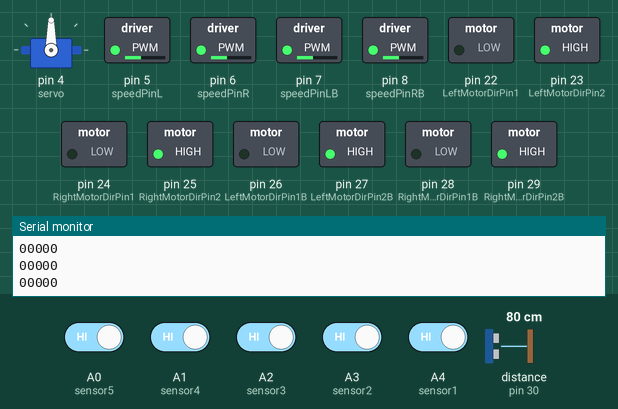
Recording of a sketch running on a simulated Arduino Mega 2560, built with avr-gcc and run on an emulated ATmega2560. Shown: servo, switched loads named in the sketch (green lamp = pin HIGH), the last lines printed to the serial monitor. Inputs (shaded band) come from the test bench; at power-on: A0 (sensor5), A1 (sensor4), A2 (sensor3), A3 (sensor2), A4 (sensor1) HIGH, distance to the obstacle (sensor on pin 30) 80 cm. The echo pulse lasts 58.3 µs per cm.

Above: at 1.2 s.
1.3 s: A0 (sensor5) driven LOW
At 1.8 s:
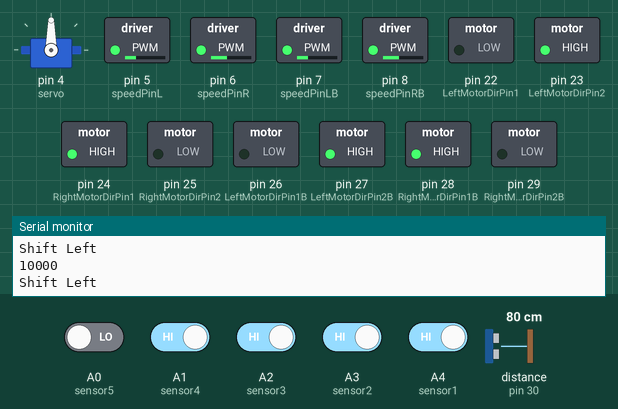
2.8 s: A2 (sensor3) driven LOW
At 3.2 s:
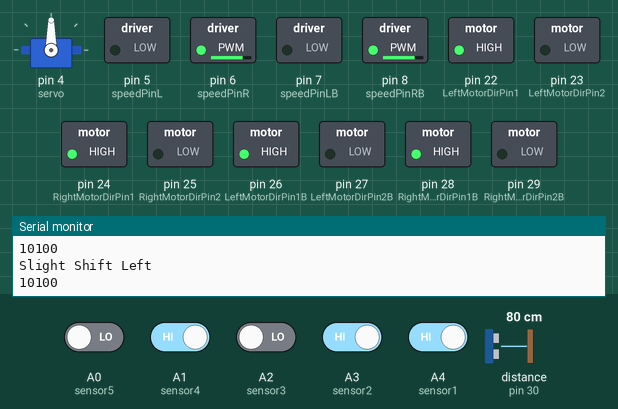
4.3 s: A3 (sensor2) driven LOW
At 4.7 s:
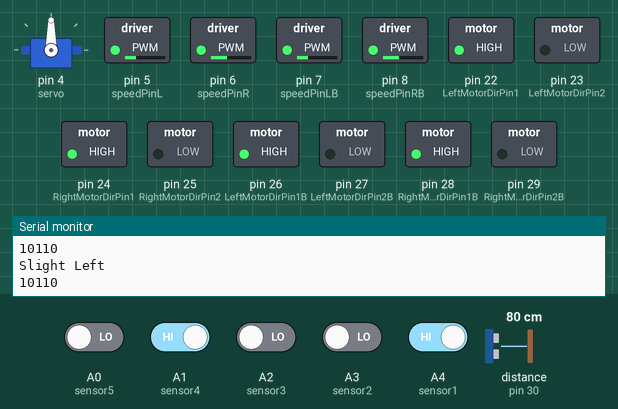
5.8 s: distance to the obstacle (sensor on pin 30) set to 43 cm
7.3 s: distance to the obstacle (sensor on pin 30) set to 36 cm
At 8.4 s:
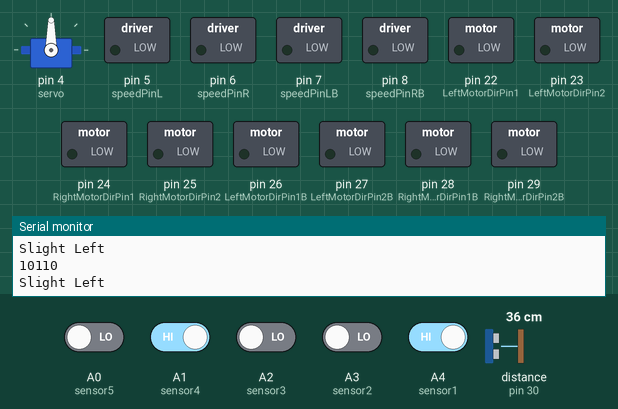
Timing chart, 0 to 9.8 s (numbered marks = the images above; inputs shaded):
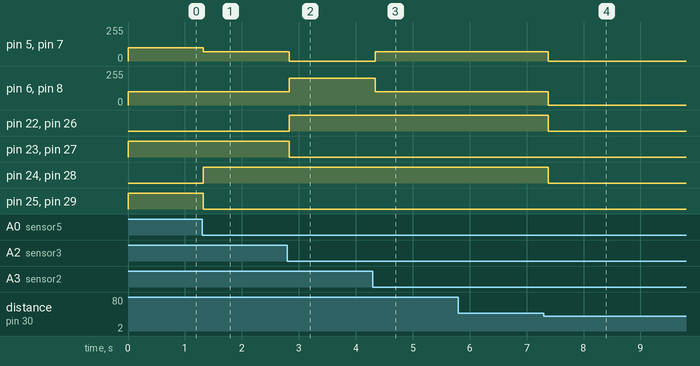

The sketch:

kisauto.ino
```cpp
// (licence header left out)
// if your car speed too fast or too slow or not moving, please adjust MID_SPEED,HIGH_SPEED,LOW_SPEED value in line 13,14,15,
//  these values control the current power of your car motors

// Ha a robot túl gyors, túl lassú, vagy nem mozdul meg,
// akkor itt lehet állítani a motorok sebességét 0-255 értéken
#define HIGH_SPEED 200 // Magas sebesség
#define MID_SPEED 100  // Közepes sebesség
#define LOW_SPEED 70   // Alacsony sebesség

// Késleltetési idők (ms)
#define LONG_DELAY_TIME 150
#define DELAY_TIME 150
#define SHORT_DELAY_TIME 150

// Elülső jobb motorvezérlés
#define speedPinR 6          // PWM kimenet jobb első motorra
#define RightMotorDirPin1 24 // Irányvezérlés IN1
#define RightMotorDirPin2 25 // Irányvezérlés IN2

// Elülső bal motorvezérlés
#define LeftMotorDirPin1 22 // IN3
#define LeftMotorDirPin2 23 // IN4
#define speedPinL 5       // PWM kimenet bal első motorra

// Hátsó jobb motorvezérlés
#define speedPinRB 8
#define RightMotorDirPin1B 28 // IN1 (hátsó jobb)
#define RightMotorDirPin2B 29 // IN2 (hátsó jobb)

// Hátsó bal motorvezérlés
#define LeftMotorDirPin1B 26 // IN3 (hátsó bal)
#define LeftMotorDirPin2B 27 // IN4 (hátsó bal)
#define speedPinLB 7        // PWM kimenet hátsó bal motorra

// 5 pontból álló vonalkövető szenzor definiálása (balról jobbra)
#define sensor1 A4 // Bal szélső
#define sensor2 A3 // Bal közép
#define sensor3 A2 // Középső
#define sensor4 A1 // Jobb közép
#define sensor5 A0 // Jobb szélső

#include <Servo.h> // Szervó vezérléséhez szükséges könyvtár
#include <NewPing.h>

Servo servo; // Szervó példány létrehozása

const int TrigPin = 31; // Ultrahangos szenzor trigger láb
const int EchoPin = 30; // Ultrahangos szenzor echo láb
const int pingInterval = 200;
int lastPing;
bool VanAkadaly = false;

NewPing sonar(TrigPin, EchoPin, 40);

int duration = 0; // A visszaverődő jel időtartama
int distance = 0; // Távolság centiméterben

/*motor vezérlés*/
// Elülső jobb kerék előre
void FR_fwd(int speed)
{
    digitalWrite(RightMotorDirPin1, HIGH);
    digitalWrite(RightMotorDirPin2, LOW);
    analogWrite(speedPinR, speed); // PWM jel a sebesség szabályozásához
}

// Elülső jobb kerék hátra
void FR_bck(int speed)
{
    digitalWrite(RightMotorDirPin1, LOW);
    digitalWrite(RightMotorDirPin2, HIGH);
    analogWrite(speedPinR, speed);
}

// Elülső bal kerék előre
void FL_fwd(int speed)
{
    digitalWrite(LeftMotorDirPin1, HIGH);
    digitalWrite(LeftMotorDirPin2, LOW);
    analogWrite(speedPinL, speed);
}

// Elülső bal kerék hátra
void FL_bck(int speed)
{
    digitalWrite(LeftMotorDirPin1, LOW);
    digitalWrite(LeftMotorDirPin2, HIGH);
    analogWrite(speedPinL, speed);
}

// Hátsó jobb kerék előre
void RR_fwd(int speed)
{
    digitalWrite(RightMotorDirPin1B, HIGH);
    digitalWrite(RightMotorDirPin2B, LOW);
    analogWrite(speedPinRB, speed);
}

// Hátsó jobb kerék hátra
void RR_bck(int speed)
{
    digitalWrite(RightMotorDirPin1B, LOW);
    digitalWrite(RightMotorDirPin2B, HIGH);
    analogWrite(speedPinRB, speed);
}

// Hátsó bal kerék előre
void RL_fwd(int speed)
{
    digitalWrite(LeftMotorDirPin1B, HIGH);
    digitalWrite(LeftMotorDirPin2B, LOW);
    analogWrite(speedPinLB, speed);
}

// Hátsó bal kerék hátra
void RL_bck(int speed)
{
    digitalWrite(LeftMotorDirPin1B, LOW);
    digitalWrite(LeftMotorDirPin2B, HIGH);
    analogWrite(speedPinLB, speed);
}

// Előrehaladás: bal és jobb oldal eltérő sebességgel
void forward(int speed_left, int speed_right)
{
    RL_fwd(speed_left);
    RR_fwd(speed_right);
    FR_fwd(speed_right);
    FL_fwd(speed_left);
}

// Hátramenet minden kerékkel
void reverse(int speed)
{
    RL_bck(speed);
    RR_bck(speed);
    FR_bck(speed);
    FL_bck(speed);
}

// Jobbra csúszás (right strafe)
void right_shift(int speed_fl_fwd, int speed_rl_bck, int speed_rr_fwd, int speed_fr_bck)
{
    FL_fwd(speed_fl_fwd);
    RL_bck(speed_rl_bck);
    RR_fwd(speed_rr_fwd);
    FR_bck(speed_fr_bck);
}

// Balra csúszás (left strafe)
void left_shift(int speed_fl_bck, int speed_rl_fwd, int speed_rr_bck, int speed_fr_fwd)
{
    FL_bck(speed_fl_bck);
    RL_fwd(speed_rl_fwd);
    RR_bck(speed_rr_bck);
    FR_fwd(speed_fr_fwd);
}

// Balra fordulás (statikus balra)
void left_turn(int speed)
{
    RL_bck(0);     // bal hátsó nem forog
    RR_fwd(speed); // jobb hátsó előre
    FR_fwd(speed); // jobb első előre
    FL_bck(0);     // bal első nem forog
}

// Jobbra fordulás (statikus jobbra)
void right(int speed)
{
    RL_fwd(speed);
    RR_bck(0);
    FR_bck(0);
    FL_fwd(speed);
}

// Balra fordulás másik variáns
void left(int speed)
{
    RL_fwd(0);
    RR_bck(speed);
    FR_bck(speed);
    FL_fwd(0);
}

// Jobbra hátramenet (íves mozgás)
void right_back(int speed)
{
    RL_bck(speed);
    RR_fwd(0);
    FR_fwd(0);
    FL_bck(speed);
}

// Éles jobbra fordulás (U-turn jobbra)
void sharpRightTurn(int speed_left, int speed_right)
{
    RL_fwd(speed_left);
    RR_bck(speed_right);
    FR_bck(speed_right);
    FL_fwd(speed_left);
}

// Éles balra fordulás (U-turn balra)
void sharpLeftTurn(int speed_left, int speed_right)
{
    RL_bck(speed_left);
    RR_fwd(speed_right);
    FR_fwd(speed_right);
    FL_bck(speed_left);
}

// A robot összes motorját leállítja
void stop_bot()
{
    // PWM-eket 0-ra állítjuk
    analogWrite(speedPinLB, 0);
    analogWrite(speedPinRB, 0);
    analogWrite(speedPinL, 0);
    analogWrite(speedPinR, 0);

    // Irányvezérlő lábakat LOW-ra állítjuk
    digitalWrite(RightMotorDirPin1B, LOW);
    digitalWrite(RightMotorDirPin2B, LOW);
    digitalWrite(LeftMotorDirPin1B, LOW);
    digitalWrite(LeftMotorDirPin2B, LOW);
    digitalWrite(RightMotorDirPin1, LOW);
    digitalWrite(RightMotorDirPin2, LOW);
    digitalWrite(LeftMotorDirPin1, LOW);
    digitalWrite(LeftMotorDirPin2, LOW);

    delay(150); // rövid szünet a megállás után
}

// Pins initialize
void init_GPIO()
{
    // Első jobb oldali motor – irányvezérlő lábak (K1 relé modulhoz)
    pinMode(RightMotorDirPin1, OUTPUT);
    pinMode(RightMotorDirPin2, OUTPUT);

    // Első bal oldali motor – sebességvezérlés (PWM jel a motorvezérlőhöz)
    pinMode(speedPinL, OUTPUT);

    // Első bal oldali motor – irányvezérlő lábak (K3 relé modulhoz)
    pinMode(LeftMotorDirPin1, OUTPUT);
    pinMode(LeftMotorDirPin2, OUTPUT);

    // Első jobb oldali motor – sebességvezérlés (PWM jel a motorvezérlőhöz)
    pinMode(speedPinR, OUTPUT);

    // Hátsó jobb oldali motor – irányvezérlő lábak (másik motorvezérlő modul K1)
    pinMode(RightMotorDirPin1B, OUTPUT);
    pinMode(RightMotorDirPin2B, OUTPUT);

    // Hátsó bal oldali motor – sebességvezérlés (PWM jel)
    pinMode(speedPinLB, OUTPUT);

    // Hátsó bal oldali motor – irányvezérlő lábak (K3 relé modul)
    pinMode(LeftMotorDirPin1B, OUTPUT);
    pinMode(LeftMotorDirPin2B, OUTPUT);

    // Hátsó jobb oldali motor – sebességvezérlés (PWM jel)
    pinMode(speedPinRB, OUTPUT);

    // IR vonalkövető szenzorok bemeneti üzemmódban
    pinMode(sensor1, INPUT); // Bal szélső szenzor
    pinMode(sensor2, INPUT); // Bal középső szenzor
    pinMode(sensor3, INPUT); // Középső szenzor
    pinMode(sensor4, INPUT); // Jobb középső szenzor
    pinMode(sensor5, INPUT); // Jobb szélső szenzor

    // Robot leállítása biztonsági okokból indulás előtt
    //stop_bot();
}

void init_ultras()
{
    pinMode(TrigPin, OUTPUT); // Trigger láb – jelet küld ki
    pinMode(EchoPin, INPUT);  // Echo láb – jelet fogad visszaverődés után
}

void init_servo()
{
    servo.attach(4); // A szervó motor jele a digitális D4 lábra van kötve
}

void setup()
{
    Serial.begin(9600); // soros port megnyitása a debughoz, 9600 baud sebességgel
    init_servo();       // szervó inicializálása (pl. távolságméréshez forgatható érzékelő)
    // init_ultras();      // ultrahangos szenzor (távolságmérés) inicializálása
    init_GPIO();        // motorvezérlő és szenzor lábak beállítása
}

void loop()
{
    // i_servo();    // szervó működtetése (jelenleg csak delay, de bővíthető)
    trigpin();
    tracking(); // vonalkövetés (fő logika)
}

void i_servo()
{
    delay(150); // jelenleg csak egy rövid késleltetés (lehet ide mozgatást, pásztázást tenni)
}

bool trigpin()
{
    if (millis() - lastPing >= pingInterval)
    {
        lastPing = millis();

        unsigned int distance = sonar.ping_cm();
        if (distance == 0)
        {
            VanAkadaly = false;
        }
        else
        {
            VanAkadaly = true;
        }
        return;
    }
}

void tracking()
{
    if (VanAkadaly)
    {
        stop_bot();
        return;
    }

    String senstr = "";

    // A szenzorok értékei (0: fekete vonal alatt, 1: fehér háttér)
    int s0 = !digitalRead(sensor5); // bal szél
    int s1 = !digitalRead(sensor4); // bal közép
    int s2 = !digitalRead(sensor3); // közép
    int s3 = !digitalRead(sensor2); // jobb közép
    int s4 = !digitalRead(sensor1); // jobb szél

    // 5 bites értékké alakítva (pl. 01010)
    int sensorvalue = 32; // 0b100000: biztonsági alapérték, 6 bitből csak az 5 utolsó kell
    sensorvalue += s0 * 16 + s1 * 8 + s2 * 4 + s3 * 2 + s4;
    senstr = String(sensorvalue, BIN); // binárisra konvertáljuk
    senstr = senstr.substring(1, 6);   // csak az 5 szenzor releváns bitjét vesszük

    Serial.println(senstr);

    // Serial.print(senstr);
    // Serial.print("\t");

    // Vonalkövetés: karakterlánc alapján döntés
    // - A szenzorok szerint hol van a vonal
    // - Balra vagy jobbra kell-e kormányozni

    // ********************************************************************
    // ********************************************************************
    // ********************************************************************
    // ********************************************************************
    // ********************************************************************

    if (senstr == "10000" || senstr == "01000" || senstr == "11000")
    {
        Serial.println("Shift Left");
        sharpLeftTurn(LOW_SPEED, MID_SPEED);
    }

    else if (senstr == "11100" || senstr == "10100")
    {
        Serial.println("Slight Shift Left");
        forward(0, HIGH_SPEED); // csak jobb oldal megy
    }

    else if (senstr == "01100" || senstr == "11110" || senstr == "10010" || senstr == "10110" || senstr == "11010")
    {
        Serial.println("Slight Left");
        forward(LOW_SPEED, MID_SPEED);
    }

    else if (senstr == "01110" || senstr == "01010" || senstr == "00100" || senstr == "10001" ||
        senstr == "10101" || senstr == "10011" || senstr == "11101" || senstr == "10111" ||
        senstr == "11011" || senstr == "11001")
    {
        Serial.println("Forward");
        forward(MID_SPEED, MID_SPEED);
    }

    else if (senstr == "00110" || senstr == "01111" || senstr == "01001" || senstr == "01011" || senstr == "01101")
    {
        Serial.println("Slight Right");
        forward(MID_SPEED, LOW_SPEED);
    }

    else if (senstr == "00111" || senstr == "00101")
    {
        Serial.println("Slight Shift to Right");
        forward(HIGH_SPEED, 0); // csak bal oldal megy
    }

    else if (senstr == "00001" || senstr == "00010" || senstr == "00011")
    {
        Serial.println("Shift to Right");
        sharpRightTurn(MID_SPEED, LOW_SPEED);
    }

    else if (senstr == "00000")
    {
        // nem lát vonalat – valószínűleg elvesztette a pályát
        reverse(MID_SPEED); // visszatolat
                            // delay(DELAY_TIME * 1.5);
                            // stop_bot();
    }

    if (senstr == "11111")
    {
        // valószínűleg kereszteződés vagy éles forduló
        Serial.println("Sharp Right U Turn");
        sharpRightTurn(MID_SPEED, MID_SPEED);
    }


    // delay(DELAY_TIME);
    // stop_bot();
}
```

CarController.cpp
```cpp
#include "CarController.h"
#include "Arduino.h"

CarController::CarController() :
  FrontRightSpeed(6),
  FrontRightMotor1(29),
  FrontRightMotor2(28),
  FrontLeftMotor1(26),
  FrontLeftMotor2(27),
  FrontLeftSpeed(5),
  RearRightSpeed(8),
  RearRightMotor1(33),
  RearRightMotor2(32),
  RearLeftMotor1(31),
  RearLeftMotor2(30),
  RearLeftSpeed(7),
  FrontUltrasonicEcho(40),
  FrontUltrasonicTrig(41),
  RearUltrasonicEcho(42),
  RearUltrasonicTrig(43),
  AvoidanceEcho(34),
  AvoidanceTrig(35),
  linearSpeed(100),
  angularSpeed(100),
  maxLinearSpeed(200),
  maxAngularSpeed(200),
  minLinearSpeed(30),
  minAngularSpeed(30),
  FarLeft(A0),
  Left(A1),
  Middle(A2),
  Right(A3),
  FarRight(A4),
  temp(20),
  factor(sqrt(1 + temp / 273.15) / 60.368)
  {}


void CarController::init_GPIO()
{
  pinMode(FrontUltrasonicEcho, INPUT);
  pinMode(FrontUltrasonicTrig, OUTPUT);
  pinMode(RearUltrasonicEcho, INPUT);
  pinMode(RearUltrasonicTrig, OUTPUT);
  pinMode(FrontRightMotor1, OUTPUT);
  pinMode(FrontRightMotor2, OUTPUT);
  pinMode(FrontRightSpeed, OUTPUT);
  pinMode(FrontLeftMotor1, OUTPUT);
  pinMode(FrontLeftMotor2, OUTPUT);
  pinMode(FrontLeftSpeed, OUTPUT);
  pinMode(RearRightMotor1, OUTPUT);
  pinMode(RearRightMotor2, OUTPUT);
  pinMode(RearRightSpeed, OUTPUT);
  pinMode(RearLeftMotor1, OUTPUT);
  pinMode(RearLeftMotor2, OUTPUT);
  pinMode(RearLeftSpeed, OUTPUT);

  pinMode(FarLeft, INPUT);
  pinMode(Left, INPUT);
  pinMode(Middle, INPUT);
  pinMode(Right, INPUT);
  pinMode(FarRight, INPUT);

}

void CarController::setOneMotor(int speedpin, int pin1, int pin2, float speed)
{
  if (speed == 0) { // Motor stop
    digitalWrite(pin1, LOW);
    digitalWrite(pin2, LOW);
    analogWrite(speedpin, speed);
  } else if (speed > 0) { // Motor turn forward
    digitalWrite(pin1, HIGH);
    digitalWrite(pin2, LOW);
    analogWrite(speedpin, speed);
  } else { // Motor turn backward
    digitalWrite(pin1, LOW);
    digitalWrite(pin2, HIGH);
    analogWrite(speedpin, -speed);
  }
}

void CarController::setEachMotorSpeed(float speed1, float speed2, float speed3, float speed4)
{
  setOneMotor(FrontRightSpeed, FrontRightMotor1, FrontRightMotor2, speed1); // Front-right wheel turn
  setOneMotor(FrontLeftSpeed, FrontLeftMotor1, FrontLeftMotor2, -speed2); // Front-left wheel turn
  setOneMotor(RearRightSpeed, RearRightMotor1, RearRightMotor2, speed3); // Rear-right wheel turn
  setOneMotor(RearLeftSpeed, RearLeftMotor1, RearLeftMotor2, speed4); // Rear-left wheel turn
}

void CarController::mecanumRun(float xSpeed, float ySpeed, float aSpeed)
{
  float speed1 = ySpeed - xSpeed + aSpeed;
  float speed2 = ySpeed + xSpeed - aSpeed;
  float speed3 = ySpeed - xSpeed - aSpeed;
  float speed4 = ySpeed + xSpeed + aSpeed;

  setEachMotorSpeed(speed1, speed2, speed3, speed4);
}

void CarController::LineSensor(){
  bool a1 = 200 > analogRead(FarLeft);
  bool a2 = 200 > analogRead(Left);
  bool a3 = 200 > analogRead(Middle);
  bool a4 = 200 > analogRead(Right);
  bool a5 = 200 > analogRead(FarRight);

}
```

CarController.h
```cpp
#ifndef CarController_h
#define CarController_h

class CarController {
  public:
    CarController();
    void init();
    int FarLeft;
    int Left;
    int Middle;
    int Right;
    int FarRight;

    int FrontRightSpeed;
    int FrontRightMotor1;
    int FrontRightMotor2;
    int FrontLeftMotor1;
    int FrontLeftMotor2;
    int FrontLeftSpeed;
    int ServoMotorPin;
    int RearRightSpeed;
    int RearRightMotor1;
    int RearRightMotor2;
    int RearLeftMotor1;
    int RearLeftMotor2;
    int RearLeftSpeed;
    int FrontUltrasonicEcho;
    int FrontUltrasonicTrig;
    int RearUltrasonicEcho;
    int RearUltrasonicTrig;
    int AvoidanceEcho;
    int AvoidanceTrig;

    float linearSpeed;
    float angularSpeed;
    float maxLinearSpeed;
    float maxAngularSpeed;
    float minLinearSpeed;
    float minAngularSpeed;
    float temp;
    float factor;

    void init_GPIO();
    void setOneMotor(int speedpin, int pin1, int pin2, float speed);
    void setEachMotorSpeed(float speed1, float speed2, float speed3, float speed4);
    void mecanumRun(float xSpeed, float ySpeed, float aSpeed);
    void LineSensor();
};

#endif
```

Measured:
- the behaviour switches between 41 and 40 cm on distance to the obstacle (sensor on pin 30) (found by bisection; images 3 and 4)
- after the input at 1.3 s, pin 5 (speedPinL), pin 7 (speedPinLB): 100/255 → 70/255 at once; pin 24 (RightMotorDirPin1), pin 28 (RightMotorDirPin1B): LOW → HIGH at once; pin 25 (RightMotorDirPin2), pin 29 (RightMotorDirPin2B): HIGH → LOW at once
- after the input at 2.8 s, pin 5 (speedPinL), pin 7 (speedPinLB): 70/255 → 0/255 at once; pin 6 (speedPinR), pin 8 (speedPinRB): 100/255 → 200/255 at once; pin 22 (LeftMotorDirPin1), pin 26 (LeftMotorDirPin1B): LOW → HIGH at once; pin 23 (LeftMotorDirPin2), pin 27 (LeftMotorDirPin2B): HIGH → LOW at once
- after the input at 4.3 s, pin 5 (speedPinL), pin 7 (speedPinLB): 0/255 → 70/255 at once; pin 6 (speedPinR), pin 8 (speedPinRB): 200/255 → 100/255 at once
- after the input at 7.3 s, pin 5 (speedPinL), pin 7 (speedPinLB): 70/255 → 0/255 after 0.08 s; pin 6 (speedPinR), pin 8 (speedPinRB): 100/255 → 0/255 after 0.08 s; pin 22 (LeftMotorDirPin1), pin 24 (RightMotorDirPin1), pin 26 (LeftMotorDirPin1B), pin 28 (RightMotorDirPin1B): HIGH → LOW after 0.08 s
